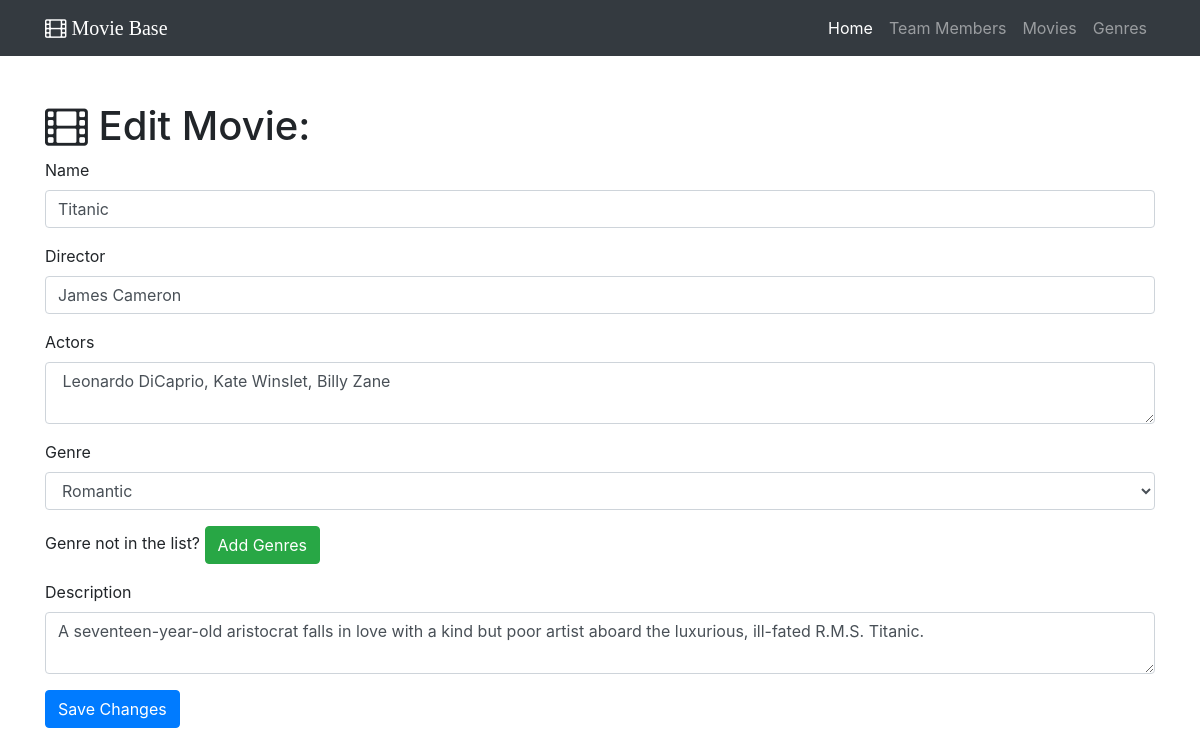
The app's page /movie/edit/3 with its own data.
### base.py (models this page shows)
class Movie(db.Model):
    __tablename__ = 'movies'
    id = db.Column(db.Integer, primary_key=True)
    name = db.Column(db.String(64))
    director = db.Column(db.String(64))
    actors = db.Column(db.String(64))
    description = db.Column(db.Text)
    genre_id = db.Column(db.Integer, db.ForeignKey('genres.id'))

### base.py (the view, shortened to what this page needs)
@app.route('/movie/edit/<int:id>', methods=['GET', 'POST'])
def edit_movie(id):
    movie = Movie.query.filter_by(id=id).first()
    genres = Genre.query.all()
    if request.method == 'GET':
        return render_template('movie-edit.html', movie=movie, genres=genres)

### templates/movie-edit.html (shortened to what this page needs)
{% extends "home-base.html"%}
{% block page_content%}
  <div class="container">
    <h1 class="mt-5"><i class="fa fa-film" aria-hidden="true"></i> Edit Movie:</h1>
    <form action="/movie/edit/{{movie.id}}" method="post">
      <div class="form-group">
        <label>Name</label>
        <input class="form-control" type="text" name="name" value="{{movie.name}}" required="true">
      </div>
      <div class="form-group">
        <label>Director</label>
        <input class="form-control" type="text" name="director" value="{{movie.director}}" required="true">
      </div>
      <div class="form-group">
        <label>Actors</label>
        <textarea class="form-control" name="actors" required="true">{{movie.actors}}</textarea>
      </div>
      <div class="form-group">
        <label>Genre</label>
        <select class="form-control" name="genre">
          {% for genre in genres %}
            {% if genre == movie.genre %}
              <option selected="selected">{{genre.name}}</option>
            {% else %}
              <option>{{genre.name}}</option>
            {% endif %}
          {% endfor %}
        </select>
      </div>
      <div class="form-group">
        Genre not in the list? <a href="/genre/add" class="btn btn-success" role="button" aria-disabled="true">Add Genres</a>
      </div>
      <div class="form-group">
        <label>Description</label>
        <textarea class="form-control" name="description" required="true">{{movie.description}}</textarea>
      </div>
      <button type="submit" class="btn btn-primary">Save Changes</button>
    </form>
  </div>
{% endblock%}

### static/css/base.css (style rules this page uses)
body { padding-top: 54px; }

### records on screen
Movie: name "Titanic", director "James Cameron", actors "Leonardo DiCaprio, Kate Winslet, Billy Zane", description "A seventeen-year-old aristocrat falls in love with a kind but poor artist aboard the luxurious, ill-fated R.M.S. Titanic."

### other values on screen
form field genre "Romantic"
